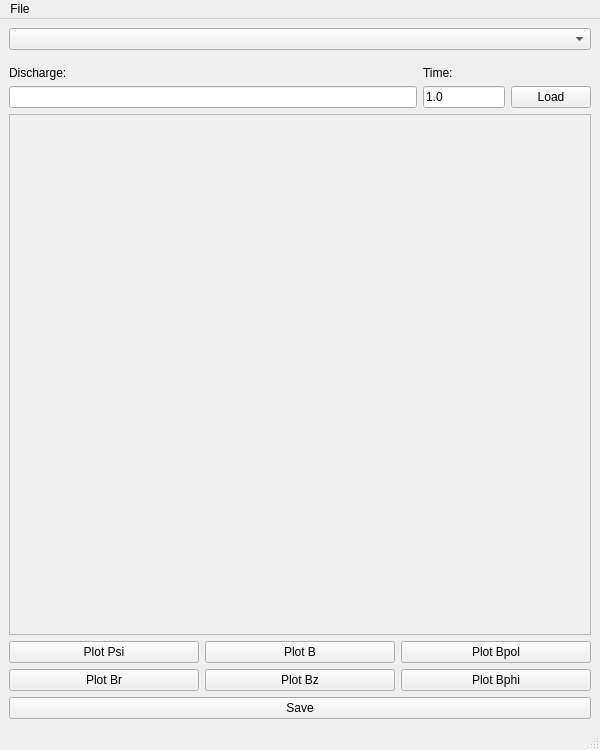
<?xml version="1.0" encoding="UTF-8"?>
<ui version="4.0">
 <class>EqGet</class>
 <widget class="QMainWindow" name="EqGet">
  <property name="geometry">
   <rect>
    <x>0</x>
    <y>0</y>
    <width>600</width>
    <height>750</height>
   </rect>
  </property>
  <property name="windowTitle">
   <string>DREAM Equilibrium Tool - LUKE format</string>
  </property>
  <widget class="QWidget" name="centralwidget">
   <layout class="QVBoxLayout" name="verticalLayout">
    <item>
     <widget class="QComboBox" name="cbTokamak"/>
    </item>
    <item>
     <layout class="QGridLayout" name="gridLayout" columnstretch="5,1,0">
      <property name="topMargin">
       <number>10</number>
      </property>
      <item row="1" column="0">
       <widget class="QLineEdit" name="tbShot"/>
      </item>
      <item row="0" column="0">
       <widget class="QLabel" name="label">
        <property name="text">
         <string>Discharge:</string>
        </property>
       </widget>
      </item>
      <item row="0" column="1">
       <widget class="QLabel" name="label_2">
        <property name="text">
         <string>Time:</string>
        </property>
       </widget>
      </item>
      <item row="1" column="1">
       <widget class="QLineEdit" name="lineEdit">
        <property name="text">
         <string>1.0</string>
        </property>
       </widget>
      </item>
      <item row="1" column="2">
       <widget class="QPushButton" name="btnLoad">
        <property name="text">
         <string>Load</string>
        </property>
       </widget>
      </item>
     </layout>
    </item>
    <item>
     <widget class="QFrame" name="frameFluxSurfaces">
      <property name="sizePolicy">
       <sizepolicy hsizetype="Expanding" vsizetype="Expanding">
        <horstretch>0</horstretch>
        <verstretch>0</verstretch>
       </sizepolicy>
      </property>
      <property name="frameShape">
       <enum>QFrame::StyledPanel</enum>
      </property>
      <property name="frameShadow">
       <enum>QFrame::Raised</enum>
      </property>
     </widget>
    </item>
    <item>
     <layout class="QHBoxLayout" name="horizontalLayout_2">
      <property name="topMargin">
       <number>0</number>
      </property>
      <item>
       <widget class="QPushButton" name="btnPlotPsi">
        <property name="text">
         <string>Plot Psi</string>
        </property>
       </widget>
      </item>
      <item>
       <widget class="QPushButton" name="btnPlotB">
        <property name="text">
         <string>Plot B</string>
        </property>
       </widget>
      </item>
      <item>
       <widget class="QPushButton" name="btnPlotBpol">
        <property name="text">
         <string>Plot Bpol</string>
        </property>
       </widget>
      </item>
     </layout>
    </item>
    <item>
     <layout class="QHBoxLayout" name="horizontalLayout_3">
      <property name="topMargin">
       <number>0</number>
      </property>
      <item>
       <widget class="QPushButton" name="btnPlotBr">
        <property name="text">
         <string>Plot Br</string>
        </property>
       </widget>
      </item>
      <item>
       <widget class="QPushButton" name="btnPlotBz">
        <property name="text">
         <string>Plot Bz</string>
        </property>
       </widget>
      </item>
      <item>
       <widget class="QPushButton" name="btnPlotBphi">
        <property name="text">
         <string>Plot Bphi</string>
        </property>
       </widget>
      </item>
     </layout>
    </item>
    <item>
     <layout class="QHBoxLayout" name="horizontalLayout">
      <property name="topMargin">
       <number>0</number>
      </property>
      <item>
       <widget class="QPushButton" name="btnSave">
        <property name="text">
         <string>Save</string>
        </property>
       </widget>
      </item>
     </layout>
    </item>
   </layout>
  </widget>
  <widget class="QMenuBar" name="menubar">
   <property name="geometry">
    <rect>
     <x>0</x>
     <y>0</y>
     <width>600</width>
     <height>26</height>
    </rect>
   </property>
   <widget class="QMenu" name="menuFile">
    <property name="title">
     <string>File</string>
    </property>
    <addaction name="actionExit"/>
   </widget>
   <addaction name="menuFile"/>
  </widget>
  <widget class="QStatusBar" name="statusbar"/>
  <action name="actionExit">
   <property name="text">
    <string>Exit</string>
   </property>
  </action>
 </widget>
 <resources/>
 <connections/>
</ui>
